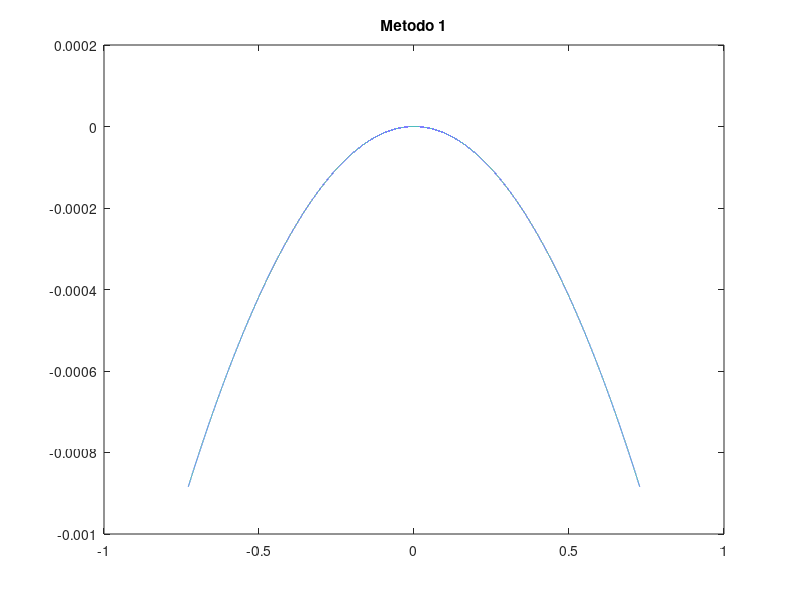
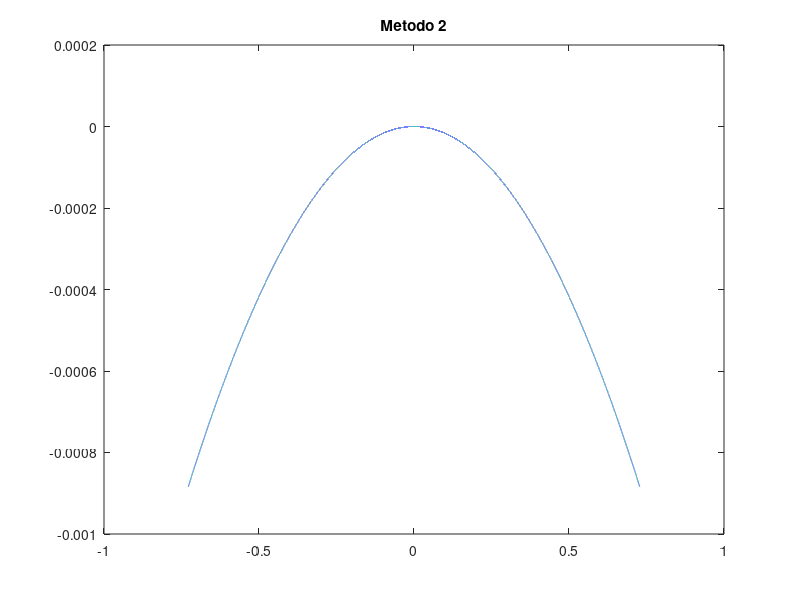
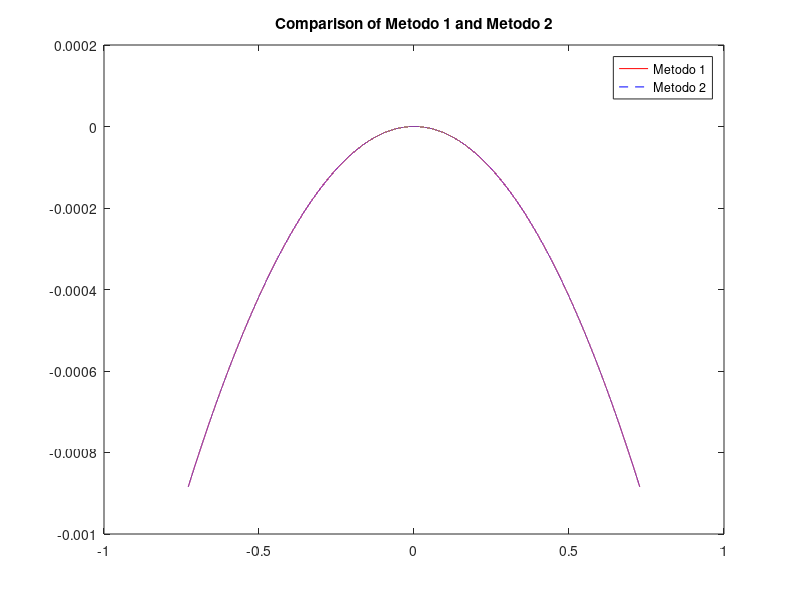

Here is the MATLAB script that generated these plots, in order:
clear all, close all, clc

%% Parameters
sigma = 0.201; theta = 0; alpha = 1.6; k = 0.256; b = 0.1; t = 1/12; N = 16;

du = 0.0971; u_N = 0.5 * du * (N - 1); u_1 = -u_N; % Best for OU-NTS
dx = 2 * pi / (N * du); x_1 = -dx * (N - 1) / 2; x_N = -x_1;

us = linspace(u_1, u_N, 2^N);
xs = linspace(x_1, x_N, 2^N);
dx = xs(2) - xs(1);
values1 = zeros(size(us));

integrand = @(z, u) (0.5 .* sigma.^2 .* u.^2 .* z.^2 - 1i * theta .* u .* z + (1 - alpha) ./ k).^alpha ./ z;
z_values = linspace(exp(-b * t), 1, 1000); % Adjust the number of points as needed

%% METODO 1
tic 
for i = 1:numel(us)
    integral_value = trapz(z_values, integrand(z_values, us(i)));
    values1(i) = (1 - alpha) ./ (k * alpha) .* t - (((1 - alpha) / k).^(1 - alpha)) ./ (alpha * b) .* integral_value;
end
time1 = toc;
figure
plot(us, real(values1))
title('Metodo 1')

%% METODO 2 (Using Broadcasting and trapz)
tic
% Vectorized integrand evaluation using broadcasting
Z = z_values(:);  % Make sure Z is a column vector
U = us(:)';       % Make sure U is a row vector

evaluation = integrand(Z, U);

% Use trapz along the z_values dimension
integral_value2 = arrayfun(@(i) trapz(z_values, evaluation(:, i)), 1:size(evaluation, 2));

values2 = (1 - alpha) ./ (k * alpha) .* t - (((1 - alpha) / k).^(1 - alpha)) ./ (alpha * b) .* integral_value2;
time2 = toc;
figure
plot(us, real(values2))
title('Metodo 2')

% Compare results
figure
plot(us, real(values1), 'r', us, real(values2), 'b--')
legend('Metodo 1', 'Metodo 2')
title('Comparison of Metodo 1 and Metodo 2')
